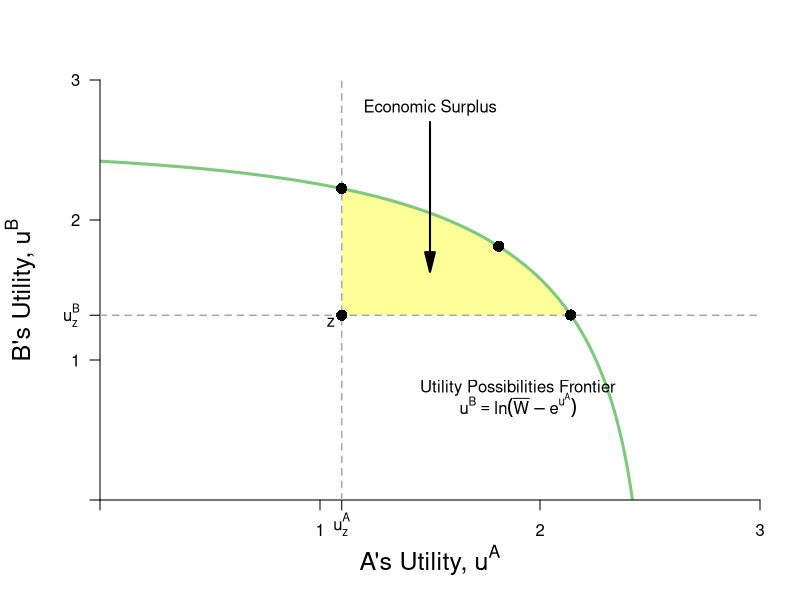

Generate this figure with R:
require(shape)
require(plotrix)
library(tidyverse)
pdf(file = "property/property_tioli_logs_upf.pdf", width = 9, height = 7)

#Set parameters for graphics
axislabelsize <- 1.5
graphlinewidth <- 3
arrowwidth <- 0.5

#Colors
COL <- c("#7fc97f", "#beaed4", "#fdc086", "#ffff99", "#386cb0", "#f0027f", "#bf5b17", "#666666")
COLA <- c("#99d8c9","#66c2a4","#41ae76", "#238b45", "#005824")
COLB <- c("#4eb3d3", "#2b8cbe", "#0868ac","#084081")

upf <- function(ua) {
  log(5*sqrt(6) - exp(ua))
}



uAlog <- function(xA, yA, alpha = 1/2){
  alpha*log(xA) + (1-alpha)*log(yA)
}

paretoEC <- function(x, ybar = 15, xbar = 10) {
  (ybar/xbar)*x
}



x <- seq(0.01, 10, by = 0.01)
y <- paretoEC(x)
uA <- uAlog(x,y, alpha = 1/2)
uB <- rev(uA)
data <- data.frame(x,y,uA, uB)

# ggplot(data, aes(uA, rev(uA))) + 
#   geom_point() + 
#   xlim(0, 2.5) + 
#   ylim(0, 2.5)

#uAlog(9,1, alpha = 1/2)
#[1] 1.098612

#uAlog(1,4, alpha = 1/2)
#[1] 1.319529

#Notes
#ua = (xa^0.5)*(ya^0.5)
#ub = ((10-xa)^05)*((15-ya)^0.5)

#ua = (10^0.5)*(15^0.5) = 12.24745
#ua_e = u(8,2) = (8^0.5)*(2^0.5) = 4



#Point g
# => x^A = 4/((3/2)^0.5) = 3.27 => x^B = 6.73
# => y^A = 3/2(x^A) = 4.9 => y^B = 10.1
#ua_g(4.9^0.5)*(3.27^0.5) = 4.002874
#ub_g(6.73^0.5)*(10.1^0.5) = 8.244574
#W = (4.002874^0.5)*(8.244574^0.5) = 5.744736

#COL <- c("#7fc97f", "#beaed4", "#fdc086", "#ffff99")
par(mar =  c(5, 5, 4, 2))
xlims <- c(0, 3)
ylims <- c(0, 3)


plot(0, 0, xlim = xlims, ylim = ylims, type = "n",
     xlab = expression(paste("A's Utility, ", u^A)),
     ylab = expression(paste("B's Utility, ", u^B)),
     xaxt = "n", 
     yaxt = "n", 
     cex.lab = axislabelsize, 
     bty = "n",
     xaxs="i", 
     yaxs="i")

npts <- 500 
npts2 <- 501
#Specify the sequences of points for graphing. 
xx1 <- seq(xlims[1], xlims[2], length.out = npts)
xx2 <- seq(xlims[1], xlims[2], length.out = npts)
xx3 <- seq(xlims[1], xlims[2], length.out = npts2)

#polygons
#I need something like xx1 with npts for 

#2.141474
#line 245 to 756 = 512 inclusive
#xrev <- data %>% 
#  filter(uA >= 1.0988206 & uB >= 1.317874)

polyxx <- seq(uAlog(9,1), 2.14, length.out = 200)
xpoly1 <- c(uAlog(9,1), 2.14, polyxx, uAlog(9,1), uAlog(9,1))
ypoly1 <- c(uAlog(1,14), upf(2.14), upf(polyxx), upf(uAlog(9,1)), uAlog(1,14))
polygon(x = xpoly1, y = ypoly1, col=COL[4], density=NULL, border = NA)

#xpoly2 = c(0, 0, 12.24745, xlims[2], xlims[2], 0)
#ypoly2 = c(ylims[2], 12.24745, 0, 0, ylims[2], ylims[2])
#polygon(x = xpoly2, y = ypoly2, col=COL[4], density=NULL, border = NA)



#Draw the lines for the graphs
lines(xx1, upf(xx1), col = COL[1], lwd = graphlinewidth)

#Customize ticks and labels for the plot
ticksy <- c(0,1, 2, uAlog(1, 14), 3)
ylabels <-  c(NA,1, 2, expression(paste(u[z]^B)), 3)
ticksx <-  c(0, 1, 2, uAlog(9, 1), 3)
xlabels <-  c(NA, 1, 2, expression(paste(u[z]^A)), 3)
axis(1, at = ticksx, pos = 0, labels = xlabels)
axis(2, at = ticksy, pos = 0, labels = ylabels, las = 1)

#Annotation of the  graphs
#UPF
text(1.9, 0.8, expression(paste("Utility Possibilities Frontier")))
text(1.9, 0.68, expression(paste(u^B == ln*(bar(W) - e^u^A))))

#SWF
#text(11.5, 4.5, expression(paste("Social Planner's")))
#text(11.5, 4, expression(paste("Iso-welfare Curves")))

#Annotate Point f
#u^A = (5.84^0.5)*(8.77^0.5) = 7.16
#u^B = (4.16^0.5)*(6.23^0.5) = 5.09
#W = (7.16^0.5)*(5.09^0.5) = 6.03692


#text(5.3, 7.3, expression(f))


#Annotate Point i
#(5^0.5)*(7.5^0.5) = 6.123724
#W = (6.123724^0.5)(6.123724^0.5) = 6.123724
#points(6.123724, 6.123724, pch = 16, col = "black", cex = 1.5)
#text(6.3, 6.3, expression(i))

#Annotate point g
#ua_g(4.9^0.5)*(3.27^0.5) = 4.002874
#ub_g(6.73^0.5)*(10.1^0.5) = 8.244574
#W = (4.002874^0.5)*(8.244574^0.5) = 5.744736
#points(8.24, 4, pch = 16, col = "black", cex = 1.5)
#text(8.4, 4.2, expression(g))

#Annotate point e.
#ua_e = (8^0.5)*(2^0.5) = 4
#ub_e = (2^0.5)*(13.1^0.5) = 5.118594
#W = (4^0.5)*(5.118594^0.5) = 4.524862
segments(uAlog(9,1), 0, uAlog(9,1), ylims[2], lty = 2, col = "darkgray", lwd = 1.5)
segments(0, uAlog(1,14), xlims[2], uAlog(1,14), lty = 2, col = "darkgray", lwd = 1.5)

#Annotate z
points(uAlog(9,1), uAlog(1,14), pch = 16, col = "black", cex = 1.5)
text(uAlog(9,1)-0.05, uAlog(1,14)-0.05, expression(z))

points(2.14, upf(2.14), pch = 16, col = "black", cex = 1.5)

points(uAlog(9,1), upf(uAlog(9,1)), pch = 16, col = "black", cex = 1.5)

points(uAlog(5, 7.5), uAlog(5, 7.5), pch = 16, col = "black", cex = 1.5)


#Annotate f
points(5.12, 7.12, pch = 16, col = "black", cex = 1.5)
text(5.3, 7.3, expression(f))
#Annotate g
points(8.24, 4, pch = 16, col = "black", cex = 1.5)
text(8.4, 4.2, expression(g))

#Annotate m
points(5.703502, 4.389995, pch = 16, col = "black", cex = 1.5)
text(5.9, 4.6, expression(m))

#Label economic rents
Arrows(1.5, 2.7, 1.5, 1.7, col = "black", lty = 1, lwd = 2, arr.type = "triangle")
text(1.5, 2.8, expression(paste("Economic Surplus")))

#Point h
#points(4, 10, pch = 16, col = "black", cex = 1.5)
#u^A_h(6, 5) = (6^0.5)*(5^0.5) = 5.477226
#u^A_h(4, 10) = (4^0.5)*(10^0.5) = 6.324555
#points(6.12, 4, pch = 16, col = "black", cex = 1.5)
#text(5.92, 3.8, expression(h))

#Annotate Point i
#(5^0.5)*(7.5^0.5) = 6.123724
#W = (6.123724^0.5)(6.123724^0.5) = 6.123724
points(6.123724, 6.123724, pch = 16, col = "black", cex = 1.5)
text(6.3, 6.3, expression(i))

#Label Participation Constraints
#Aisha's
text(11, 4.4, expression(paste("A's Participation Constraint ", u[z]^A)))

#Betty's
text(7.1, 12.5, expression(paste("B's Participation Constraint ", u[z]^B)))

#Arrows showing Social Planner's choices
#Arrows(5.2, 4.2, 5.9, 4.2, col = "black", lty = 1, lwd = 2, arr.type = "triangle", arr.lwd = arrowwidth)
#Arrows(6.12, 4.2, 6.12, 5.7, col = "black", lty = 1, lwd = 2, arr.type = "triangle", arr.lwd = arrowwidth)

dev.off()
